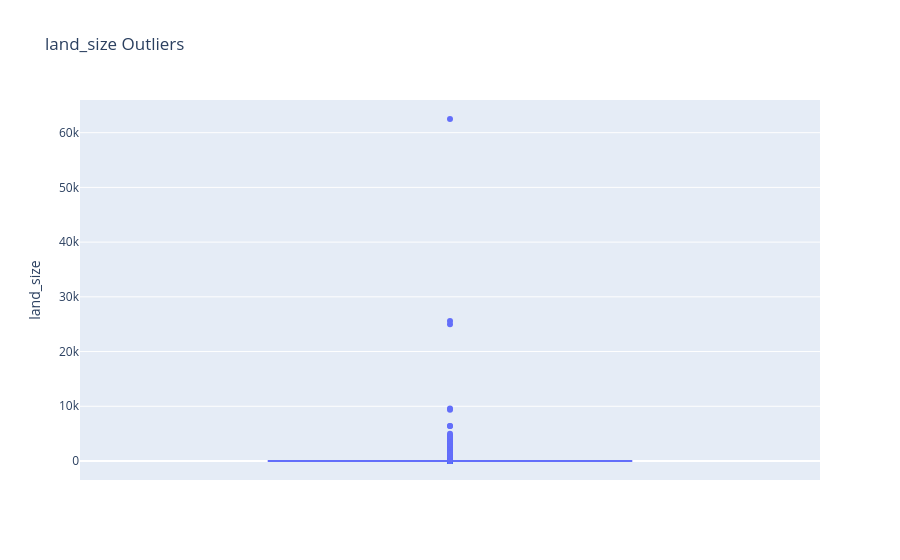

This figure's notebook cell:
### Markdown cell above
- The box shows the median at 2,350 sqft with 
  the interquartile range from 1,525 to 3,200 sqft.

### Code cell
fig = px.box(
    houses_df,
    y='land_size',
    title='land_size Outliers'
)

fig.show()

### Figure 1 — Plotly figure (JSON) as saved in the notebook; plotly's stock layout.template omitted (floating-point values rounded to 4 significant figures; data arrays with more than 128 entries replaced by an {"elided": "..."} marker saying what was removed)
{"data": [{"alignmentgroup": "True", "hovertemplate": "land_size=%{y}<extra></extra>", "legendgroup": "", "marker": {"color": "#636efa"}, "name": "", "notched": false, "offsetgroup": "", "orientation": "v", "showlegend": false, "type": "box", "x0": " ", "xaxis": "x", "y": {"elided": "51888 float values"}, "y0": " ", "yaxis": "y"}], "layout": {"boxmode": "group", "legend": {"tracegroupgap": 0}, "title": {"text": "land_size Outliers"}, "xaxis": {"anchor": "y", "domain": [0, 1]}, "yaxis": {"anchor": "x", "domain": [0, 1], "title": {"text": "land_size"}}}}
